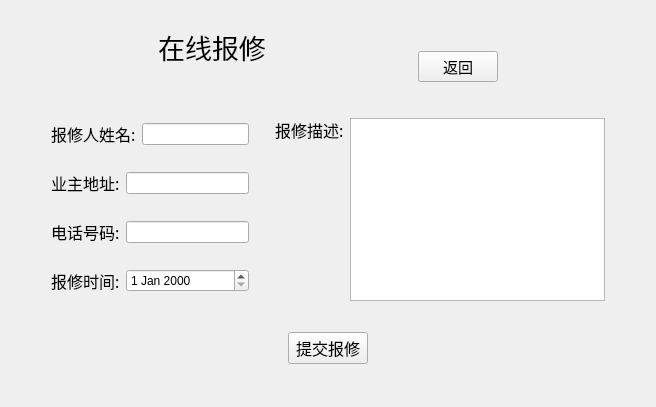
<?xml version="1.0" encoding="UTF-8"?>
<ui version="4.0">
 <class>Maintenance</class>
 <widget class="QWidget" name="Maintenance">
  <property name="geometry">
   <rect>
    <x>0</x>
    <y>0</y>
    <width>656</width>
    <height>407</height>
   </rect>
  </property>
  <property name="windowTitle">
   <string>在线报修</string>
  </property>
  <layout class="QGridLayout" name="gridLayout">
   <item row="2" column="0">
    <layout class="QHBoxLayout" name="horizontalLayout_7">
     <item>
      <spacer name="horizontalSpacer_5">
       <property name="orientation">
        <enum>Qt::Horizontal</enum>
       </property>
       <property name="sizeType">
        <enum>QSizePolicy::Fixed</enum>
       </property>
       <property name="sizeHint" stdset="0">
        <size>
         <width>40</width>
         <height>20</height>
        </size>
       </property>
      </spacer>
     </item>
     <item>
      <layout class="QVBoxLayout" name="verticalLayout_2">
       <item>
        <layout class="QHBoxLayout" name="horizontalLayout_2">
         <item>
          <widget class="QLabel" name="label_2">
           <property name="font">
            <font>
             <family>Agency FB</family>
             <pointsize>12</pointsize>
            </font>
           </property>
           <property name="text">
            <string>报修人姓名:</string>
           </property>
          </widget>
         </item>
         <item>
          <widget class="QLineEdit" name="usernameEdit">
           <property name="sizePolicy">
            <sizepolicy hsizetype="Expanding" vsizetype="Fixed">
             <horstretch>0</horstretch>
             <verstretch>0</verstretch>
            </sizepolicy>
           </property>
           <property name="sizeIncrement">
            <size>
             <width>40</width>
             <height>0</height>
            </size>
           </property>
          </widget>
         </item>
        </layout>
       </item>
       <item>
        <spacer name="verticalSpacer_2">
         <property name="orientation">
          <enum>Qt::Vertical</enum>
         </property>
         <property name="sizeType">
          <enum>QSizePolicy::Fixed</enum>
         </property>
         <property name="sizeHint" stdset="0">
          <size>
           <width>20</width>
           <height>15</height>
          </size>
         </property>
        </spacer>
       </item>
       <item>
        <layout class="QHBoxLayout" name="horizontalLayout_3">
         <item>
          <widget class="QLabel" name="label_4">
           <property name="font">
            <font>
             <family>Agency FB</family>
             <pointsize>12</pointsize>
            </font>
           </property>
           <property name="text">
            <string>业主地址:</string>
           </property>
          </widget>
         </item>
         <item>
          <widget class="QLineEdit" name="locationEdit">
           <property name="sizePolicy">
            <sizepolicy hsizetype="Expanding" vsizetype="Fixed">
             <horstretch>0</horstretch>
             <verstretch>0</verstretch>
            </sizepolicy>
           </property>
           <property name="minimumSize">
            <size>
             <width>50</width>
             <height>0</height>
            </size>
           </property>
           <property name="sizeIncrement">
            <size>
             <width>50</width>
             <height>0</height>
            </size>
           </property>
          </widget>
         </item>
        </layout>
       </item>
       <item>
        <spacer name="verticalSpacer_3">
         <property name="orientation">
          <enum>Qt::Vertical</enum>
         </property>
         <property name="sizeType">
          <enum>QSizePolicy::Fixed</enum>
         </property>
         <property name="sizeHint" stdset="0">
          <size>
           <width>20</width>
           <height>15</height>
          </size>
         </property>
        </spacer>
       </item>
       <item>
        <layout class="QHBoxLayout" name="horizontalLayout_4">
         <item>
          <widget class="QLabel" name="label_7">
           <property name="font">
            <font>
             <family>Agency FB</family>
             <pointsize>12</pointsize>
            </font>
           </property>
           <property name="text">
            <string>电话号码:</string>
           </property>
          </widget>
         </item>
         <item>
          <widget class="QLineEdit" name="phonenumberEdit"/>
         </item>
        </layout>
       </item>
       <item>
        <spacer name="verticalSpacer_4">
         <property name="orientation">
          <enum>Qt::Vertical</enum>
         </property>
         <property name="sizeType">
          <enum>QSizePolicy::Fixed</enum>
         </property>
         <property name="sizeHint" stdset="0">
          <size>
           <width>20</width>
           <height>15</height>
          </size>
         </property>
        </spacer>
       </item>
       <item>
        <layout class="QHBoxLayout" name="horizontalLayout_5">
         <item>
          <widget class="QLabel" name="label_5">
           <property name="font">
            <font>
             <family>Agency FB</family>
             <pointsize>12</pointsize>
            </font>
           </property>
           <property name="text">
            <string>报修时间:</string>
           </property>
          </widget>
         </item>
         <item>
          <widget class="QDateEdit" name="reportTimeEdit">
           <property name="sizePolicy">
            <sizepolicy hsizetype="Expanding" vsizetype="Fixed">
             <horstretch>0</horstretch>
             <verstretch>0</verstretch>
            </sizepolicy>
           </property>
          </widget>
         </item>
        </layout>
       </item>
      </layout>
     </item>
     <item>
      <spacer name="horizontalSpacer_4">
       <property name="orientation">
        <enum>Qt::Horizontal</enum>
       </property>
       <property name="sizeType">
        <enum>QSizePolicy::Fixed</enum>
       </property>
       <property name="sizeHint" stdset="0">
        <size>
         <width>20</width>
         <height>20</height>
        </size>
       </property>
      </spacer>
     </item>
     <item>
      <layout class="QHBoxLayout" name="horizontalLayout_6">
       <item>
        <layout class="QVBoxLayout" name="verticalLayout_3">
         <item>
          <widget class="QLabel" name="label_6">
           <property name="font">
            <font>
             <family>Agency FB</family>
             <pointsize>12</pointsize>
            </font>
           </property>
           <property name="text">
            <string>报修描述:</string>
           </property>
          </widget>
         </item>
         <item>
          <spacer name="verticalSpacer_5">
           <property name="orientation">
            <enum>Qt::Vertical</enum>
           </property>
           <property name="sizeHint" stdset="0">
            <size>
             <width>20</width>
             <height>40</height>
            </size>
           </property>
          </spacer>
         </item>
        </layout>
       </item>
       <item>
        <widget class="QTextEdit" name="descriptionEdit"/>
       </item>
      </layout>
     </item>
     <item>
      <spacer name="horizontalSpacer_6">
       <property name="orientation">
        <enum>Qt::Horizontal</enum>
       </property>
       <property name="sizeType">
        <enum>QSizePolicy::Fixed</enum>
       </property>
       <property name="sizeHint" stdset="0">
        <size>
         <width>40</width>
         <height>20</height>
        </size>
       </property>
      </spacer>
     </item>
    </layout>
   </item>
   <item row="0" column="0">
    <layout class="QHBoxLayout" name="horizontalLayout">
     <item>
      <spacer name="horizontalSpacer_2">
       <property name="orientation">
        <enum>Qt::Horizontal</enum>
       </property>
       <property name="sizeHint" stdset="0">
        <size>
         <width>40</width>
         <height>20</height>
        </size>
       </property>
      </spacer>
     </item>
     <item>
      <widget class="QLabel" name="label">
       <property name="font">
        <font>
         <family>Agency FB</family>
         <pointsize>20</pointsize>
        </font>
       </property>
       <property name="text">
        <string>在线报修</string>
       </property>
       <property name="alignment">
        <set>Qt::AlignCenter</set>
       </property>
      </widget>
     </item>
     <item>
      <spacer name="horizontalSpacer">
       <property name="orientation">
        <enum>Qt::Horizontal</enum>
       </property>
       <property name="sizeHint" stdset="0">
        <size>
         <width>40</width>
         <height>20</height>
        </size>
       </property>
      </spacer>
     </item>
     <item>
      <layout class="QVBoxLayout" name="verticalLayout">
       <item>
        <spacer name="verticalSpacer">
         <property name="orientation">
          <enum>Qt::Vertical</enum>
         </property>
         <property name="sizeType">
          <enum>QSizePolicy::Fixed</enum>
         </property>
         <property name="sizeHint" stdset="0">
          <size>
           <width>20</width>
           <height>40</height>
          </size>
         </property>
        </spacer>
       </item>
       <item>
        <widget class="QPushButton" name="back">
         <property name="font">
          <font>
           <family>Agency FB</family>
           <pointsize>11</pointsize>
          </font>
         </property>
         <property name="text">
          <string>返回</string>
         </property>
        </widget>
       </item>
      </layout>
     </item>
     <item>
      <spacer name="horizontalSpacer_3">
       <property name="orientation">
        <enum>Qt::Horizontal</enum>
       </property>
       <property name="sizeHint" stdset="0">
        <size>
         <width>40</width>
         <height>20</height>
        </size>
       </property>
      </spacer>
     </item>
    </layout>
   </item>
   <item row="3" column="0">
    <layout class="QVBoxLayout" name="verticalLayout_4">
     <item>
      <spacer name="verticalSpacer_6">
       <property name="orientation">
        <enum>Qt::Vertical</enum>
       </property>
       <property name="sizeType">
        <enum>QSizePolicy::Fixed</enum>
       </property>
       <property name="sizeHint" stdset="0">
        <size>
         <width>20</width>
         <height>25</height>
        </size>
       </property>
      </spacer>
     </item>
     <item>
      <layout class="QHBoxLayout" name="horizontalLayout_8">
       <item>
        <spacer name="horizontalSpacer_7">
         <property name="orientation">
          <enum>Qt::Horizontal</enum>
         </property>
         <property name="sizeHint" stdset="0">
          <size>
           <width>40</width>
           <height>20</height>
          </size>
         </property>
        </spacer>
       </item>
       <item>
        <widget class="QPushButton" name="submitRepairBtn">
         <property name="font">
          <font>
           <family>Agency FB</family>
           <pointsize>12</pointsize>
          </font>
         </property>
         <property name="text">
          <string>提交报修</string>
         </property>
        </widget>
       </item>
       <item>
        <spacer name="horizontalSpacer_8">
         <property name="orientation">
          <enum>Qt::Horizontal</enum>
         </property>
         <property name="sizeHint" stdset="0">
          <size>
           <width>40</width>
           <height>20</height>
          </size>
         </property>
        </spacer>
       </item>
      </layout>
     </item>
     <item>
      <spacer name="verticalSpacer_7">
       <property name="orientation">
        <enum>Qt::Vertical</enum>
       </property>
       <property name="sizeHint" stdset="0">
        <size>
         <width>20</width>
         <height>40</height>
        </size>
       </property>
      </spacer>
     </item>
    </layout>
   </item>
   <item row="1" column="0">
    <spacer name="verticalSpacer_8">
     <property name="orientation">
      <enum>Qt::Vertical</enum>
     </property>
     <property name="sizeType">
      <enum>QSizePolicy::Fixed</enum>
     </property>
     <property name="sizeHint" stdset="0">
      <size>
       <width>20</width>
       <height>30</height>
      </size>
     </property>
    </spacer>
   </item>
  </layout>
 </widget>
 <resources/>
 <connections/>
</ui>
